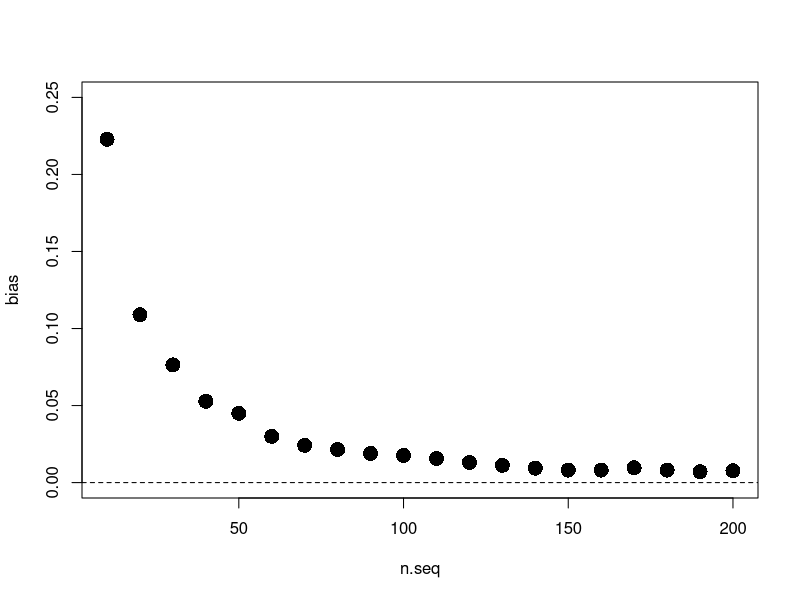
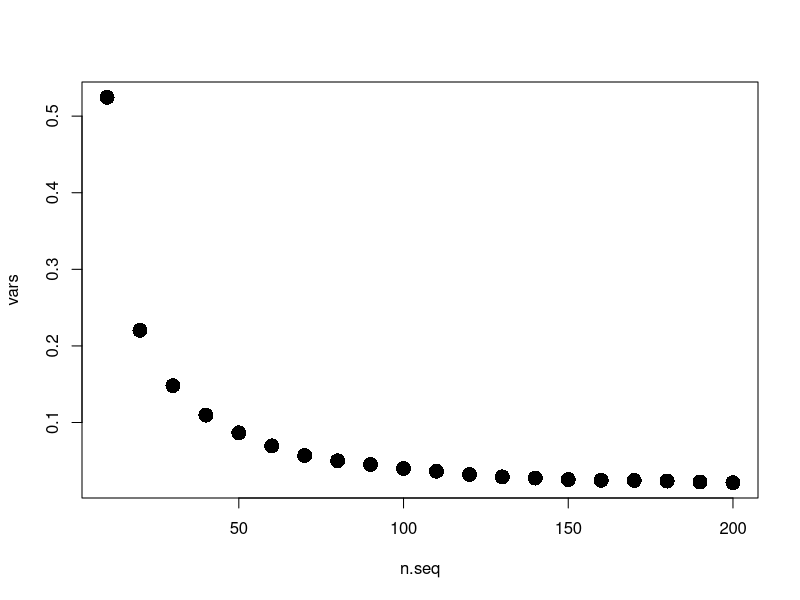

Generate these figures, in order, with R:
### Simulation ML-Schätzer Exponentialverteilung

n.seq = seq(10,200,10)
simanz = 1000
theta = 2

# simulationsschleife

theta.hat = matrix(0,simanz, length(n.seq))

for (i in 1:simanz)
{
  y = rexp(200, rate = 2)
  for (j in 1:length(n.seq))
  {
    theta.hat[i,j] = n.seq[j]/sum(y[1:n.seq[j]])
  }
  
}


bias = colMeans (theta.hat)-theta

plot(n.seq,bias, cex=2,pch=16, ylim=c(0,0.25))
abline(h=0, lty=2)

vars = apply(theta.hat,2,var)
plot (n.seq, vars, cex=2,pch=16)



